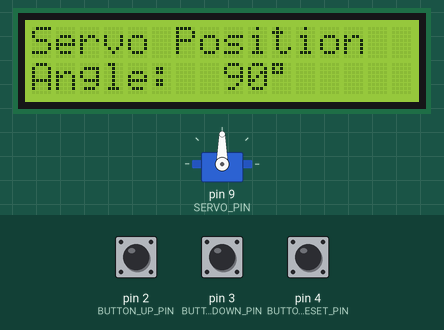
Simulated run of this sketch. Board: Arduino Uno, built with avr-gcc and run on an emulated ATmega328P. Parts: 16×2 character LCD, servo. The inputs (shaded band) are chosen by the test bench; at power-on: pin 2 (BUTTON_UP_PIN) HIGH, pin 3 (BUTTON_DOWN_PIN) HIGH, pin 4 (BUTTON_RESET_PIN) HIGH.

Above: at 1.2 s.
1.3 s: pin 2 (BUTTON_UP_PIN) pulled LOW for 1 s
At 2.7 s:
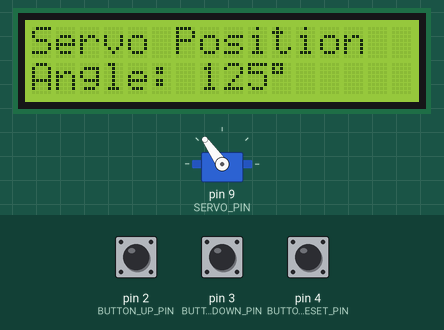
3.8 s: pin 3 (BUTTON_DOWN_PIN) pulled LOW for 3.2 s
At 8.1 s:
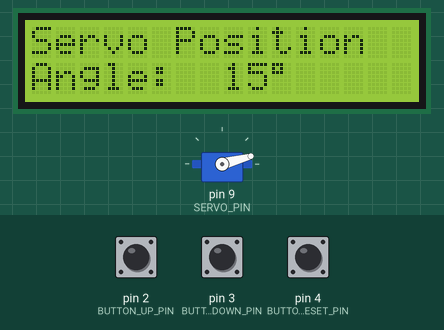
8.5 s: pin 3 (BUTTON_DOWN_PIN) pulled LOW for 0.15 s
At 9.7 s:
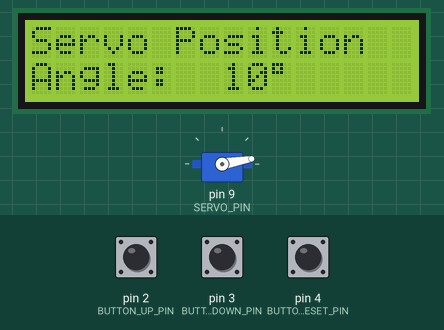
10.1 s: pin 2 (BUTTON_UP_PIN) pulled LOW for 0.15 s
At 10.6 s:
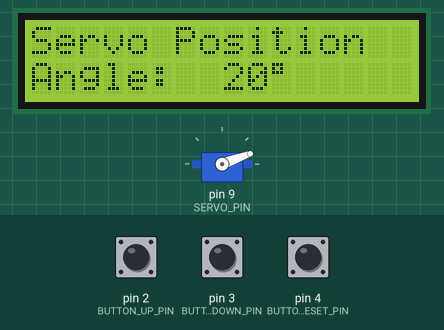
11.7 s: pin 4 (BUTTON_RESET_PIN) pulled LOW for 0.15 s
At 12.3 s:
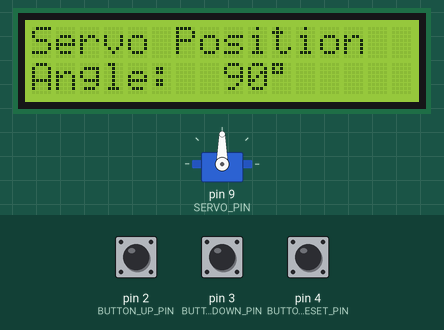
13.3 s: pin 2 (BUTTON_UP_PIN) pulled LOW for 3.2 s
At 17.2 s:
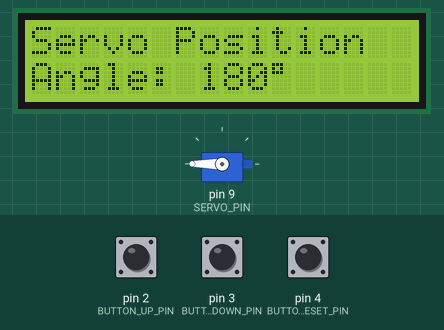
Timing chart, 0 to 18.7 s (numbered marks = the images above; inputs shaded):
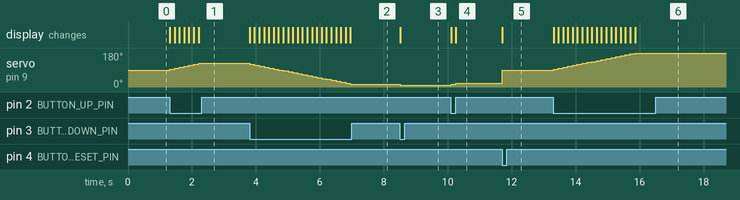

Measured:
- after the input at 1.3 s, servo on pin 9 (SERVO_PIN): moves from 90° to 125° over 0.90 s, starting at once; the display: first changes at once (image 1 shows a later state)
- after the input at 3.8 s, servo on pin 9 (SERVO_PIN): moves from 125° to 15° over 3.1 s, starting at once; the display: first changes at once (image 2 shows a later state)
- after the input at 8.5 s, servo on pin 9 (SERVO_PIN): 15° → 10° at once; the display: changes at once (image 3)
- after the input at 10.1 s, servo on pin 9 (SERVO_PIN): 10° → 15° at once, → 20° 0.14 s later; the display: first changes at once (image 4 shows a later state)
- after the input at 11.7 s, servo on pin 9 (SERVO_PIN): 20° → 90° at once; the display: changes at once (image 5)
- after the input at 13.3 s, servo on pin 9 (SERVO_PIN): moves from 90° to 180° over 2.5 s, starting at once; the display: first changes at once (image 6 shows a later state)

The sketch:

servo_position_control.ino
```cpp
#include <Servo.h>
#include <LiquidCrystal.h>

// --- Button Pins ---
const uint8_t BUTTON_UP_PIN = 2;
const uint8_t BUTTON_DOWN_PIN = 3;
const uint8_t BUTTON_RESET_PIN = 4;

// --- Servo Pin ---
const uint8_t SERVO_PIN = 9;

// --- LCD Pins ---
const uint8_t RS = 12;
const uint8_t EN = 11;
const uint8_t D4 = 5;
const uint8_t D5 = 6;
const uint8_t D6 = 7;
const uint8_t D7 = 8;

LiquidCrystal lcd(RS, EN, D4, D5, D6, D7);
Servo myServo;

int currentAngle = 90;
const int stepSize = 5;
unsigned long lastPressTime = 0;

void updateDisplay() {
  lcd.clear();
  lcd.setCursor(0, 0);
  lcd.print("Servo Position");
  lcd.setCursor(0, 1);
  lcd.print("Angle: ");
  if (currentAngle < 100) {
    lcd.print(" ");
  }
  lcd.print(currentAngle);
  lcd.print(char(223));
  lcd.print(" ");
}

bool buttonPressed(uint8_t pin) {
  return digitalRead(pin) == LOW;
}

void moveServoTo(int angle) {
  currentAngle = constrain(angle, 0, 180);
  myServo.write(currentAngle);
  updateDisplay();
}

void setup() {
  pinMode(BUTTON_UP_PIN, INPUT_PULLUP);
  pinMode(BUTTON_DOWN_PIN, INPUT_PULLUP);
  pinMode(BUTTON_RESET_PIN, INPUT_PULLUP);

  lcd.begin(16, 2);
  myServo.attach(SERVO_PIN);

  moveServoTo(currentAngle);
}

void loop() {
  unsigned long now = millis();

  // Debounce logic: allow button actions only every 150 ms
  if (now - lastPressTime >= 150) {
    if (buttonPressed(BUTTON_UP_PIN)) {
      moveServoTo(currentAngle + stepSize);
      lastPressTime = now;
    }
    else if (buttonPressed(BUTTON_DOWN_PIN)) {
      moveServoTo(currentAngle - stepSize);
      lastPressTime = now;
    }
    else if (buttonPressed(BUTTON_RESET_PIN)) {
      moveServoTo(90);
      lastPressTime = now;
    }
  }
}
```
